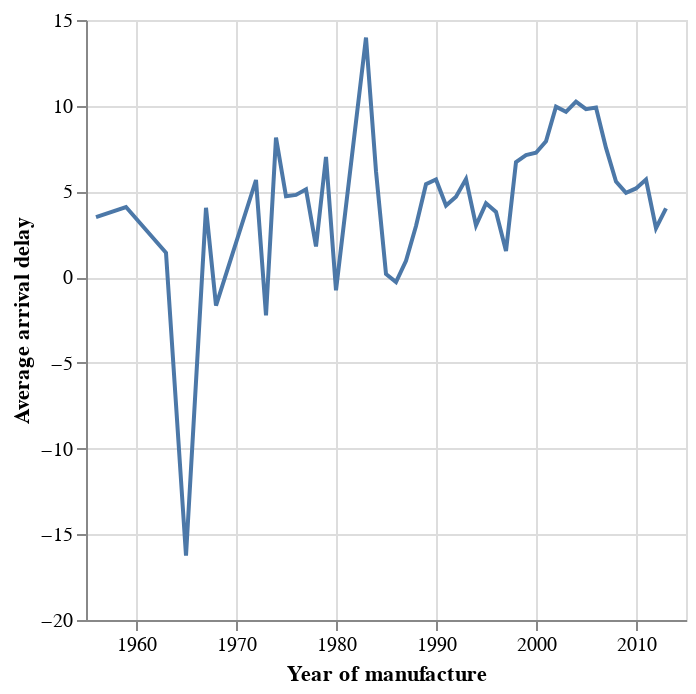

The notebook cell this image was saved under:
### Code cell
# Solution
alt.Chart(delay_by_age).mark_line().encode(
    alt.X('manufacture_year:Q', 
          title='Year of manufacture',
          # This overrides the default formatting for a
          # quantitative field and displays the axis labels
          # without commas
          axis=alt.Axis(format='d')),
    alt.Y('avg_arr_delay:Q', title='Average arrival delay')
)

### Figure 1 — Vega specification as saved in the notebook (floating-point values rounded to 4 significant figures)
{"$schema": "https://vega.github.io/schema/vega/v5.json", "data": [{"name": "source_0", "values": [{"avg_arr_delay": 3.5, "manufacture_year": 1956.0}, {"avg_arr_delay": 4.089, "manufacture_year": 1959.0}, {"avg_arr_delay": 1.42, "manufacture_year": 1963.0}, {"avg_arr_delay": -16.25, "manufacture_year": 1965.0}, {"avg_arr_delay": 4.045, "manufacture_year": 1967.0}, {"avg_arr_delay": -1.659, "manufacture_year": 1968.0}, {"avg_arr_delay": 5.667, "manufacture_year": 1972.0}, {"avg_arr_delay": -2.227, "manufacture_year": 1973.0}, {"avg_arr_delay": 8.14, "manufacture_year": 1974.0}, {"avg_arr_delay": 4.719, "manufacture_year": 1975.0}, {"avg_arr_delay": 4.795, "manufacture_year": 1976.0}, {"avg_arr_delay": 5.12, "manufacture_year": 1977.0}, {"avg_arr_delay": 1.792, "manufacture_year": 1978.0}, {"avg_arr_delay": 7.016, "manufacture_year": 1979.0}, {"avg_arr_delay": -0.7642, "manufacture_year": 1980.0}, {"avg_arr_delay": 13.97, "manufacture_year": 1983.0}, {"avg_arr_delay": 6.177, "manufacture_year": 1984.0}, {"avg_arr_delay": 0.1819, "manufacture_year": 1985.0}, {"avg_arr_delay": -0.2829, "manufacture_year": 1986.0}, {"avg_arr_delay": 0.9559, "manufacture_year": 1987.0}, {"avg_arr_delay": 2.981, "manufacture_year": 1988.0}, {"avg_arr_delay": 5.42, "manufacture_year": 1989.0}, {"avg_arr_delay": 5.695, "manufacture_year": 1990.0}, {"avg_arr_delay": 4.178, "manufacture_year": 1991.0}, {"avg_arr_delay": 4.697, "manufacture_year": 1992.0}, {"avg_arr_delay": 5.72, "manufacture_year": 1993.0}, {"avg_arr_delay": 3.014, "manufacture_year": 1994.0}, {"avg_arr_delay": 4.307, "manufacture_year": 1995.0}, {"avg_arr_delay": 3.808, "manufacture_year": 1996.0}, {"avg_arr_delay": 1.525, "manufacture_year": 1997.0}, {"avg_arr_delay": 6.71, "manufacture_year": 1998.0}, {"avg_arr_delay": 7.117, "manufacture_year": 1999.0}, {"avg_arr_delay": 7.26, "manufacture_year": 2000.0}, {"avg_arr_delay": 7.929, "manufacture_year": 2001.0}, {"avg_arr_delay": 9.94, "manufacture_year": 2002.0}, {"avg_arr_delay": 9.645, "manufacture_year": 2003.0}, {"avg_arr_delay": 10.24, "manufacture_year": 2004.0}, {"avg_arr_delay": 9.799, "manufacture_year": 2005.0}, {"avg_arr_delay": 9.9, "manufacture_year": 2006.0}, {"avg_arr_delay": 7.54, "manufacture_year": 2007.0}, {"avg_arr_delay": 5.573, "manufacture_year": 2008.0}, {"avg_arr_delay": 4.921, "manufacture_year": 2009.0}, {"avg_arr_delay": 5.175, "manufacture_year": 2010.0}, {"avg_arr_delay": 5.696, "manufacture_year": 2011.0}, {"avg_arr_delay": 2.851, "manufacture_year": 2012.0}, {"avg_arr_delay": 4.007, "manufacture_year": 2013.0}]}, {"name": "source_0_x_domain_manufacture_year", "values": [{"min": 1956.0, "max": 2013.0}]}, {"name": "source_0_y_domain_avg_arr_delay", "values": [{"min": -16.25, "max": 13.97}]}], "marks": [{"type": "line", "name": "marks", "from": {"data": "source_0"}, "sort": {"field": "datum[\"manufacture_year\"]"}, "encode": {"update": {"description": {"signal": "\"Year of manufacture: \" + (format(datum[\"manufacture_year\"], \"d\")) + \"; Average arrival delay: \" + (format(datum[\"avg_arr_delay\"], \"\"))"}, "y": {"field": "avg_arr_delay", "scale": "y"}, "stroke": {"value": "#4c78a8"}, "x": {"field": "manufacture_year", "scale": "x"}, "defined": {"signal": "isValid(datum[\"manufacture_year\"]) && isFinite(+datum[\"manufacture_year\"]) && isValid(datum[\"avg_arr_delay\"]) && isFinite(+datum[\"avg_arr_delay\"])"}}}, "style": ["line"]}], "scales": [{"name": "x", "type": "linear", "domain": [{"signal": "(data(\"source_0_x_domain_manufacture_year\")[0] || {}).min"}, {"signal": "(data(\"source_0_x_domain_manufacture_year\")[0] || {}).max"}], "range": [0, {"signal": "width"}], "zero": false, "nice": true}, {"name": "y", "type": "linear", "domain": [{"signal": "(data(\"source_0_y_domain_avg_arr_delay\")[0] || {}).min"}, {"signal": "(data(\"source_0_y_domain_avg_arr_delay\")[0] || {}).max"}], "range": [{"signal": "height"}, 0], "zero": true, "nice": true}], "axes": [{"scale": "x", "minExtent": 0, "domain": false, "gridScale": "y", "aria": false, "labels": false, "ticks": false, "tickCount": {"signal": "ceil(width/40)"}, "tickMinStep": 1, "zindex": 0, "grid": true, "orient": "bottom", "maxExtent": 0}, {"scale": "y", "grid": true, "orient": "left", "tickCount": {"signal": "ceil(height/40)"}, "gridScale": "x", "maxExtent": 0, "domain": false, "minExtent": 0, "ticks": false, "zindex": 0, "labels": false, "aria": false}, {"scale": "x", "tickCount": {"signal": "ceil(width/40)"}, "orient": "bottom", "grid": false, "tickMinStep": 1, "labelFlush": true, "labelOverlap": true, "title": "Year of manufacture", "zindex": 0, "format": "d"}, {"scale": "y", "tickCount": {"signal": "ceil(height/40)"}, "zindex": 0, "title": "Average arrival delay", "labelOverlap": true, "orient": "left", "grid": false}], "background": "white", "padding": 5, "style": "cell", "height": 300, "width": 300}
